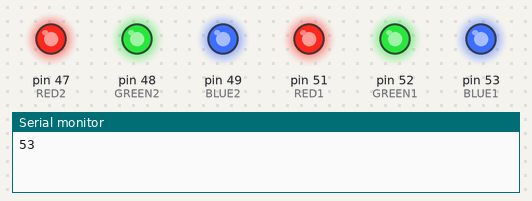
Recording of a sketch running on a simulated Arduino Mega 2560, built with avr-gcc and run on an emulated ATmega2560. On the bench: output pins drawn as LEDs (lit = HIGH), the last lines printed to the serial monitor.

Above: at 0.5 s.
At 3.5 s:
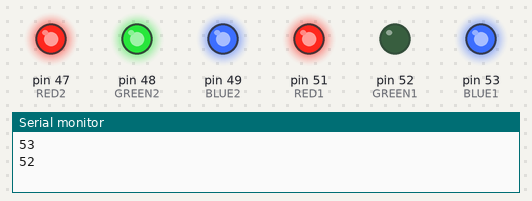
At 5.5 s:
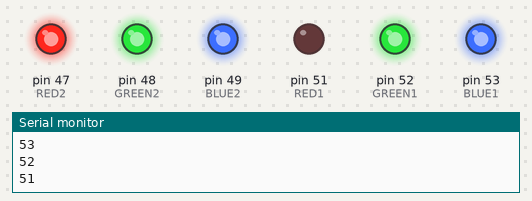
At 7.5 s:
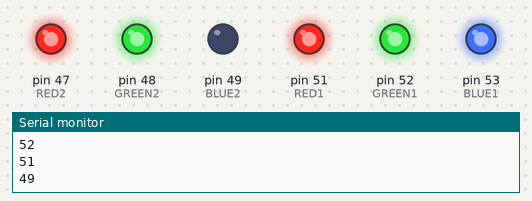
At 9.5 s:
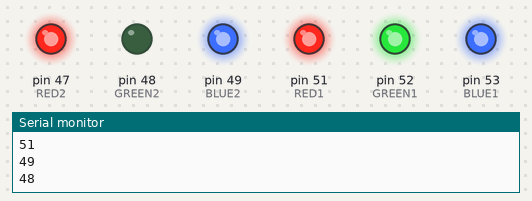
At 13.5 s:
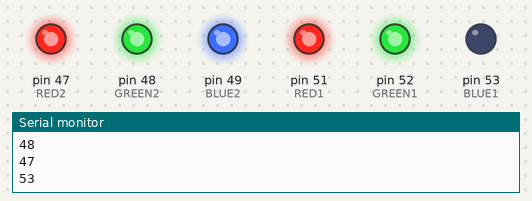
Timing chart, 0 to 15.6 s (numbered marks = the images above):
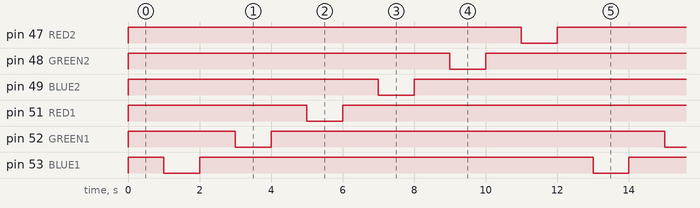

Measured:
- by itself, pin 47 (RED2), pin 48 (GREEN2), pin 49 (BLUE2), pin 51 (RED1), pin 52 (GREEN1), pin 53 (BLUE1): alternates HIGH for 11.0 s and LOW for 1.0 s
- by itself, everything shown: repeats every 12.0 s, in 12 steps

The sketch:

LEDmatrix1x2Test.ino
```cpp
int LEDdelay = 1000;
int BLUE1 = 53;
int GREEN1 = 52;
int RED1 = 51;
int BLUE2 = 49;
int GREEN2 = 48;
int RED2 = 47;

int LEDarray[] = {BLUE1, GREEN1, RED1, BLUE2, GREEN2, RED2};

void setup() {
  pinMode(BLUE1, OUTPUT);
  pinMode(GREEN1, OUTPUT);
  pinMode(RED1, OUTPUT);
  pinMode(BLUE2, OUTPUT);
  pinMode(GREEN2, OUTPUT);
  pinMode(RED2, OUTPUT);
  digitalWrite(BLUE1, HIGH);
  digitalWrite(GREEN1, HIGH);
  digitalWrite(RED1, HIGH);
  digitalWrite(BLUE2, HIGH);
  digitalWrite(GREEN2, HIGH);
  digitalWrite(RED2, HIGH);

  Serial.begin(9600);
}

void loop() {
    for (int i = 0; i <= 5; i++) {
      Serial.println(LEDarray[i]);
      digitalWrite(LEDarray[i], HIGH);
      delay(LEDdelay);
      digitalWrite(LEDarray[i], LOW);
      delay(LEDdelay);
      digitalWrite(LEDarray[i], HIGH);
    }
}
```
